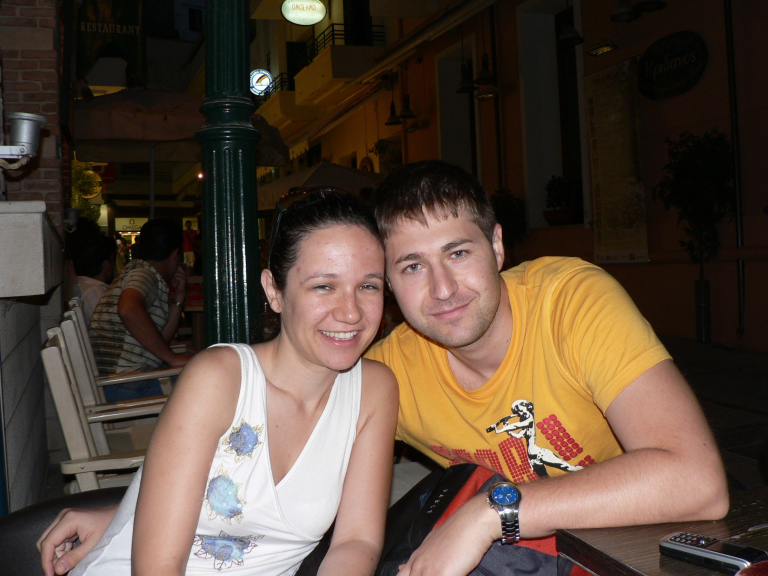
%> input picture dataset/hard/18.jpg, 2304 x 1728 px, given in place of 18.bmp, which was not available (shown at 1/3 size)
$ octave main.m   (GNU Octave 9; MATLAB toolbox functions it lacks are replaced by stand-ins)
%> lines starting %> are read from the running program, lines starting %| are printed output that depends on the picture; pictures that were not available may be replaced by others from this repository, and a replacement may not be noted
### loe.m
function result = loe(I, Ie);

[M N n] = size (I);

L = max(I,[],3);
Le = max(Ie,[],3);

r = 50 / min (M,N);
Md = round(M*r);
Nd = round(N*r);
%Md = 100;
%Nd = 100;
Ld =imresize(L,[Md Nd]);
Led =imresize(Le,[Md Nd]);

RD = zeros (Md,Nd);

for x = 1:Md
    for y = 1:Nd
        for i = 1:Md
            for j = 1:Nd
                E(i,j) = xor((Ld(x,y)>=Ld(i,j)),(Led(x,y)>=Led(i,j)));
            end
        end
        RD(x,y) = sum(E(:));

    end
end
result = sum(RD(:))/(Md*Nd);

### main.m
clc;
addpath(genpath('./'));
img = imread('dataset/bmp/18.bmp');
%> img is the input picture: size 1728x2304x3 uint8; mean R, G, B 88.2, 71, 58
hsv = rgb2hsv(img);
%> hsv: size 1728x2304x3 double; mean H, S, V 0.173, 0.464, 0.351
v = hsv(:,:,3);
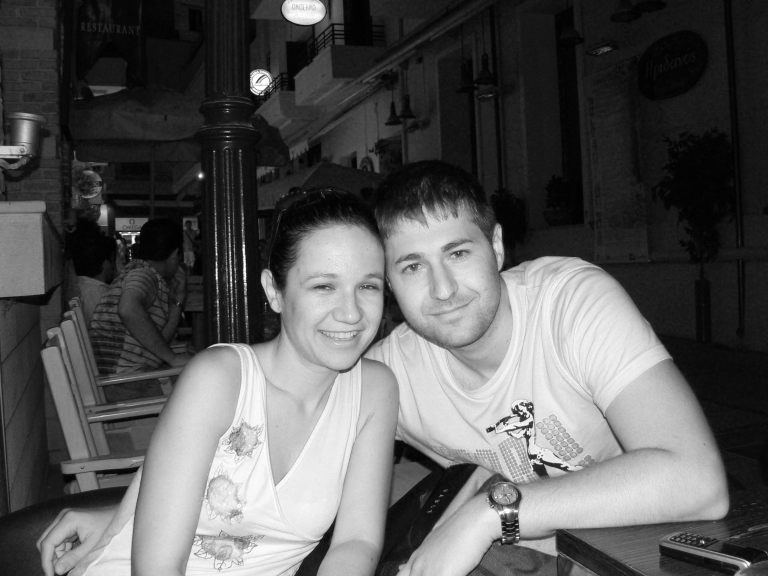
%> v: size 1728x2304 double (shown at 1/3 size); min 0, max 1, mean 0.351
gray_v = uint8(v * 255);
figure(1);
subplot(3,3,1),imshow(img), title('Original Image');
lo = zeros(9,1);

% histeq
v_he = histeq(v);
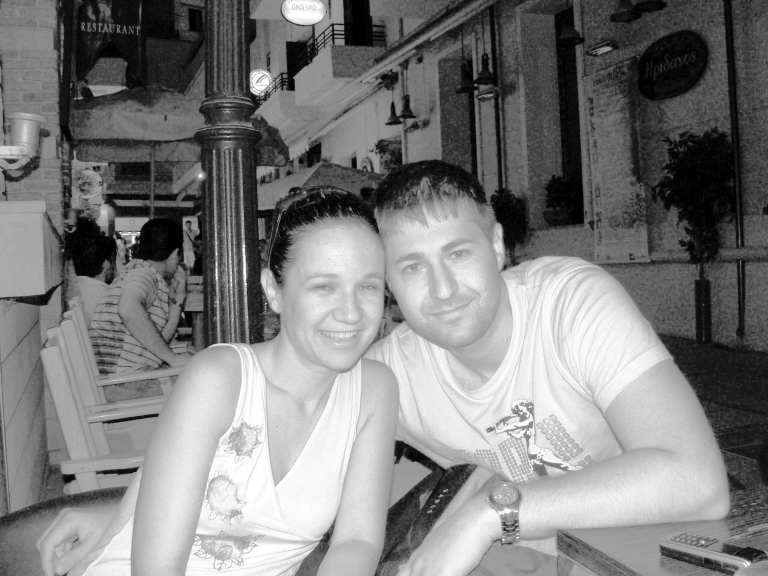
%> v_he: size 1728x2304 double (shown at 1/3 size); min 0, max 1, mean 0.497
hsv_he = hsv;
hsv_he(:,:,3) = v_he;
%> hsv_he: size 1728x2304x3 double; mean H, S, V 0.173, 0.464, 0.497
img_edited_he = hsv2rgb(hsv_he);
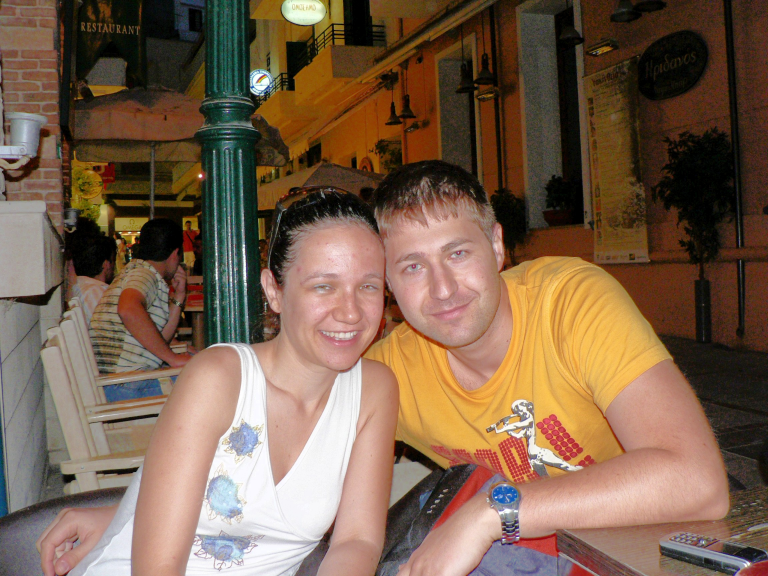
%> img_edited_he: size 1728x2304x3 double (shown at 1/3 size); mean R, G, B 0.486, 0.386, 0.305
subplot(3,3,2), imshow(img_edited_he), title('HE');
lo(2) = loe(img, img_edited_he);
%> in loe, `Ld =imresize(L,[Md Nd]);`:
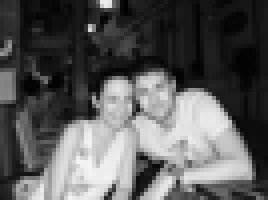
%> Ld: size 50x67 uint8 (shown 4 times larger); min 1, max 246, mean 89.6
%> in loe, `Led =imresize(Le,[Md Nd]);`:
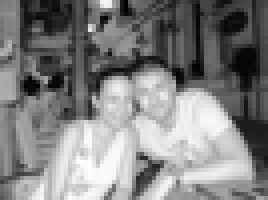
%> Led: size 50x67 double (shown 4 times larger); min -0.0155, max 0.999, mean 0.497; drawn with min black and max white
%> (the run ends here)
